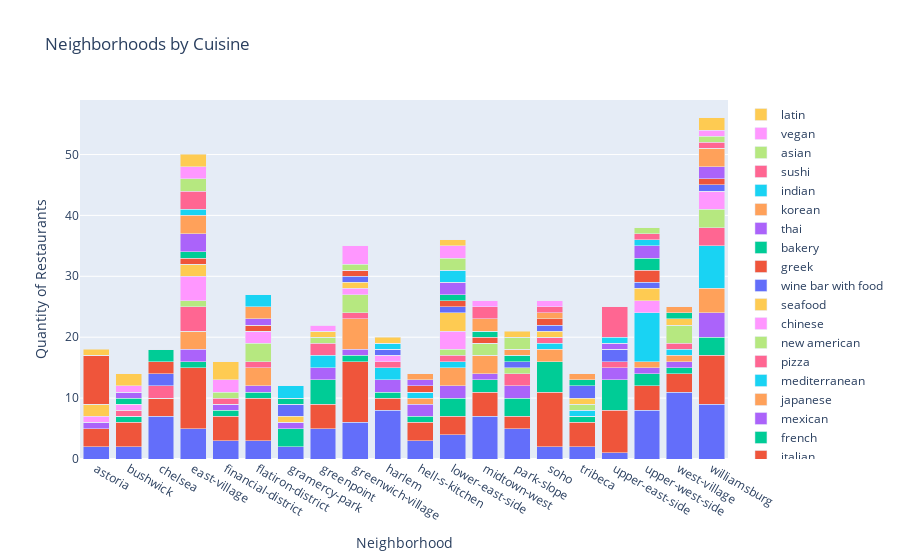

The code cell stored with this chart in its notebook:
### Code cell
import plotly.graph_objects as go
import plotly as py
import plotly.graph_objs as go
import pandas as pd

py.offline.init_notebook_mode(connected=True)



x=nc_pivot2['neighborhood']
fig = go.Figure(go.Bar(x=x, y=nc_pivot2.iloc[:,1], name='american'))
fig.add_trace(go.Bar(x=x, y=nc_pivot2.iloc[:,2], name='italian'))
fig.add_trace(go.Bar(x=x, y=nc_pivot2.iloc[:,3], name='french'))
fig.add_trace(go.Bar(x=x, y=nc_pivot2.iloc[:,4], name='mexican'))
fig.add_trace(go.Bar(x=x, y=nc_pivot2.iloc[:,5], name='japanese'))
fig.add_trace(go.Bar(x=x, y=nc_pivot2.iloc[:,6], name='mediterranean'))
fig.add_trace(go.Bar(x=x, y=nc_pivot2.iloc[:,7], name='pizza'))
fig.add_trace(go.Bar(x=x, y=nc_pivot2.iloc[:,8], name='new american'))
fig.add_trace(go.Bar(x=x, y=nc_pivot2.iloc[:,9], name='chinese'))
fig.add_trace(go.Bar(x=x, y=nc_pivot2.iloc[:,10], name='seafood'))
fig.add_trace(go.Bar(x=x, y=nc_pivot2.iloc[:,11], name='wine bar with food'))
fig.add_trace(go.Bar(x=x, y=nc_pivot2.iloc[:,12], name='greek'))
fig.add_trace(go.Bar(x=x, y=nc_pivot2.iloc[:,13], name='bakery'))
fig.add_trace(go.Bar(x=x, y=nc_pivot2.iloc[:,14], name='thai'))
fig.add_trace(go.Bar(x=x, y=nc_pivot2.iloc[:,15], name='korean'))
fig.add_trace(go.Bar(x=x, y=nc_pivot2.iloc[:,16], name='indian'))
fig.add_trace(go.Bar(x=x, y=nc_pivot2.iloc[:,17], name='sushi'))
fig.add_trace(go.Bar(x=x, y=nc_pivot2.iloc[:,18], name='asian'))
fig.add_trace(go.Bar(x=x, y=nc_pivot2.iloc[:,19], name='vegan'))
fig.add_trace(go.Bar(x=x, y=nc_pivot2.iloc[:,20], name='latin'))


fig.update_layout(title="Neighborhoods by Cuisine")

fig.update_layout(xaxis_title="Neighborhood",
    yaxis_title="Quantity of Restaurants", barmode='stack', xaxis={'categoryorder':'category ascending'})
fig.show()

import plotly.io as pio

pio.write_html(fig, file='neighborhoods_by_cuisine.html', auto_open=True)

### Figure 1 — Plotly figure (JSON) as saved in the notebook; plotly's stock layout.template omitted (floating-point values rounded to 4 significant figures)
{"data": [{"name": "american", "type": "bar", "x": ["williamsburg", "east-village", "lower-east-side", "upper-west-side", "greenwich-village", "west-village", "upper-east-side", "midtown-west", "flatiron-district", "soho", "harlem", "greenpoint", "astoria", "park-slope", "chelsea", "financial-district", "bushwick", "hell-s-kitchen", "tribeca", "gramercy-park"], "y": [9, 5, 4, 8, 6, 11, 1, 7, 3, 2, 8, 5, 2, 5, 7, 3, 2, 3, 2, 2]}, {"name": "italian", "type": "bar", "x": ["williamsburg", "east-village", "lower-east-side", "upper-west-side", "greenwich-village", "west-village", "upper-east-side", "midtown-west", "flatiron-district", "soho", "harlem", "greenpoint", "astoria", "park-slope", "chelsea", "financial-district", "bushwick", "hell-s-kitchen", "tribeca", "gramercy-park"], "y": [8, 10, 3, 4, 10, 3, 7, 4, 7, 9, 2, 4, 3, 2, 3, 4, 4, 3, 4, 0]}, {"name": "french", "type": "bar", "x": ["williamsburg", "east-village", "lower-east-side", "upper-west-side", "greenwich-village", "west-village", "upper-east-side", "midtown-west", "flatiron-district", "soho", "harlem", "greenpoint", "astoria", "park-slope", "chelsea", "financial-district", "bushwick", "hell-s-kitchen", "tribeca", "gramercy-park"], "y": [3, 1, 3, 2, 1, 1, 5, 2, 1, 5, 1, 4, 0, 3, 0, 1, 1, 1, 1, 3]}, {"name": "mexican", "type": "bar", "x": ["williamsburg", "east-village", "lower-east-side", "upper-west-side", "greenwich-village", "west-village", "upper-east-side", "midtown-west", "flatiron-district", "soho", "harlem", "greenpoint", "astoria", "park-slope", "chelsea", "financial-district", "bushwick", "hell-s-kitchen", "tribeca", "gramercy-park"], "y": [4, 2, 2, 1, 1, 1, 2, 1, 1, 0, 2, 2, 1, 2, 0, 1, 0, 2, 0, 1]}, {"name": "japanese", "type": "bar", "x": ["williamsburg", "east-village", "lower-east-side", "upper-west-side", "greenwich-village", "west-village", "upper-east-side", "midtown-west", "flatiron-district", "soho", "harlem", "greenpoint", "astoria", "park-slope", "chelsea", "financial-district", "bushwick", "hell-s-kitchen", "tribeca", "gramercy-park"], "y": [4, 3, 3, 1, 5, 1, 0, 3, 3, 2, 0, 0, 0, 0, 0, 0, 0, 1, 0, 0]}, {"name": "mediterranean", "type": "bar", "x": ["williamsburg", "east-village", "lower-east-side", "upper-west-side", "greenwich-village", "west-village", "upper-east-side", "midtown-west", "flatiron-district", "soho", "harlem", "greenpoint", "astoria", "park-slope", "chelsea", "financial-district", "bushwick", "hell-s-kitchen", "tribeca", "gramercy-park"], "y": [7, 0, 1, 8, 0, 1, 0, 0, 0, 1, 2, 2, 0, 0, 0, 0, 0, 1, 1, 0]}, {"name": "pizza", "type": "bar", "x": ["williamsburg", "east-village", "lower-east-side", "upper-west-side", "greenwich-village", "west-village", "upper-east-side", "midtown-west", "flatiron-district", "soho", "harlem", "greenpoint", "astoria", "park-slope", "chelsea", "financial-district", "bushwick", "hell-s-kitchen", "tribeca", "gramercy-park"], "y": [3, 4, 1, 0, 1, 1, 1, 0, 1, 1, 1, 2, 0, 2, 2, 1, 1, 0, 0, 0]}, {"name": "new american", "type": "bar", "x": ["williamsburg", "east-village", "lower-east-side", "upper-west-side", "greenwich-village", "west-village", "upper-east-side", "midtown-west", "flatiron-district", "soho", "harlem", "greenpoint", "astoria", "park-slope", "chelsea", "financial-district", "bushwick", "hell-s-kitchen", "tribeca", "gramercy-park"], "y": [3, 1, 1, 0, 3, 3, 0, 2, 3, 0, 0, 1, 0, 1, 0, 1, 0, 0, 1, 0]}, {"name": "chinese", "type": "bar", "x": ["williamsburg", "east-village", "lower-east-side", "upper-west-side", "greenwich-village", "west-village", "upper-east-side", "midtown-west", "flatiron-district", "soho", "harlem", "greenpoint", "astoria", "park-slope", "chelsea", "financial-district", "bushwick", "hell-s-kitchen", "tribeca", "gramercy-park"], "y": [3, 4, 3, 2, 1, 0, 0, 0, 2, 0, 1, 0, 1, 0, 0, 2, 1, 0, 0, 0]}, {"name": "seafood", "type": "bar", "x": ["williamsburg", "east-village", "lower-east-side", "upper-west-side", "greenwich-village", "west-village", "upper-east-side", "midtown-west", "flatiron-district", "soho", "harlem", "greenpoint", "astoria", "park-slope", "chelsea", "financial-district", "bushwick", "hell-s-kitchen", "tribeca", "gramercy-park"], "y": [0, 2, 3, 2, 1, 1, 0, 0, 0, 1, 0, 1, 2, 0, 0, 3, 0, 0, 1, 1]}, {"name": "wine bar with food", "type": "bar", "x": ["williamsburg", "east-village", "lower-east-side", "upper-west-side", "greenwich-village", "west-village", "upper-east-side", "midtown-west", "flatiron-district", "soho", "harlem", "greenpoint", "astoria", "park-slope", "chelsea", "financial-district", "bushwick", "hell-s-kitchen", "tribeca", "gramercy-park"], "y": [1, 0, 1, 1, 1, 0, 2, 0, 0, 1, 1, 0, 0, 1, 2, 0, 0, 0, 2, 2]}, {"name": "greek", "type": "bar", "x": ["williamsburg", "east-village", "lower-east-side", "upper-west-side", "greenwich-village", "west-village", "upper-east-side", "midtown-west", "flatiron-district", "soho", "harlem", "greenpoint", "astoria", "park-slope", "chelsea", "financial-district", "bushwick", "hell-s-kitchen", "tribeca", "gramercy-park"], "y": [1, 1, 1, 2, 1, 0, 0, 1, 1, 1, 0, 0, 8, 0, 2, 0, 0, 1, 0, 0]}, {"name": "bakery", "type": "bar", "x": ["williamsburg", "east-village", "lower-east-side", "upper-west-side", "greenwich-village", "west-village", "upper-east-side", "midtown-west", "flatiron-district", "soho", "harlem", "greenpoint", "astoria", "park-slope", "chelsea", "financial-district", "bushwick", "hell-s-kitchen", "tribeca", "gramercy-park"], "y": [0, 1, 1, 2, 0, 1, 0, 1, 0, 0, 0, 0, 0, 1, 2, 0, 1, 0, 1, 1]}, {"name": "thai", "type": "bar", "x": ["williamsburg", "east-village", "lower-east-side", "upper-west-side", "greenwich-village", "west-village", "upper-east-side", "midtown-west", "flatiron-district", "soho", "harlem", "greenpoint", "astoria", "park-slope", "chelsea", "financial-district", "bushwick", "hell-s-kitchen", "tribeca", "gramercy-park"], "y": [2, 3, 2, 2, 0, 0, 1, 0, 1, 0, 0, 0, 0, 0, 0, 0, 1, 1, 0, 0]}, {"name": "korean", "type": "bar", "x": ["williamsburg", "east-village", "lower-east-side", "upper-west-side", "greenwich-village", "west-village", "upper-east-side", "midtown-west", "flatiron-district", "soho", "harlem", "greenpoint", "astoria", "park-slope", "chelsea", "financial-district", "bushwick", "hell-s-kitchen", "tribeca", "gramercy-park"], "y": [3, 3, 0, 0, 0, 1, 0, 2, 2, 1, 0, 0, 0, 1, 0, 0, 0, 1, 1, 0]}, {"name": "indian", "type": "bar", "x": ["williamsburg", "east-village", "lower-east-side", "upper-west-side", "greenwich-village", "west-village", "upper-east-side", "midtown-west", "flatiron-district", "soho", "harlem", "greenpoint", "astoria", "park-slope", "chelsea", "financial-district", "bushwick", "hell-s-kitchen", "tribeca", "gramercy-park"], "y": [0, 1, 2, 1, 0, 0, 1, 0, 2, 0, 1, 0, 0, 0, 0, 0, 0, 0, 0, 2]}, {"name": "sushi", "type": "bar", "x": ["williamsburg", "east-village", "lower-east-side", "upper-west-side", "greenwich-village", "west-village", "upper-east-side", "midtown-west", "flatiron-district", "soho", "harlem", "greenpoint", "astoria", "park-slope", "chelsea", "financial-district", "bushwick", "hell-s-kitchen", "tribeca", "gramercy-park"], "y": [1, 3, 0, 1, 0, 0, 5, 2, 0, 1, 0, 0, 0, 0, 0, 0, 0, 0, 0, 0]}, {"name": "asian", "type": "bar", "x": ["williamsburg", "east-village", "lower-east-side", "upper-west-side", "greenwich-village", "west-village", "upper-east-side", "midtown-west", "flatiron-district", "soho", "harlem", "greenpoint", "astoria", "park-slope", "chelsea", "financial-district", "bushwick", "hell-s-kitchen", "tribeca", "gramercy-park"], "y": [1, 2, 2, 1, 1, 0, 0, 0, 0, 0, 0, 0, 0, 2, 0, 0, 0, 0, 0, 0]}, {"name": "vegan", "type": "bar", "x": ["williamsburg", "east-village", "lower-east-side", "upper-west-side", "greenwich-village", "west-village", "upper-east-side", "midtown-west", "flatiron-district", "soho", "harlem", "greenpoint", "astoria", "park-slope", "chelsea", "financial-district", "bushwick", "hell-s-kitchen", "tribeca", "gramercy-park"], "y": [1, 2, 2, 0, 3, 0, 0, 1, 0, 1, 0, 1, 0, 0, 0, 0, 1, 0, 0, 0]}, {"name": "latin", "type": "bar", "x": ["williamsburg", "east-village", "lower-east-side", "upper-west-side", "greenwich-village", "west-village", "upper-east-side", "midtown-west", "flatiron-district", "soho", "harlem", "greenpoint", "astoria", "park-slope", "chelsea", "financial-district", "bushwick", "hell-s-kitchen", "tribeca", "gramercy-park"], "y": [2, 2, 1, 0, 0, 0, 0, 0, 0, 0, 1, 0, 1, 1, 0, 0, 2, 0, 0, 0]}], "layout": {"barmode": "stack", "title": {"text": "Neighborhoods by Cuisine"}, "xaxis": {"categoryorder": "category ascending", "title": {"text": "Neighborhood"}}, "yaxis": {"title": {"text": "Quantity of Restaurants"}}}}
